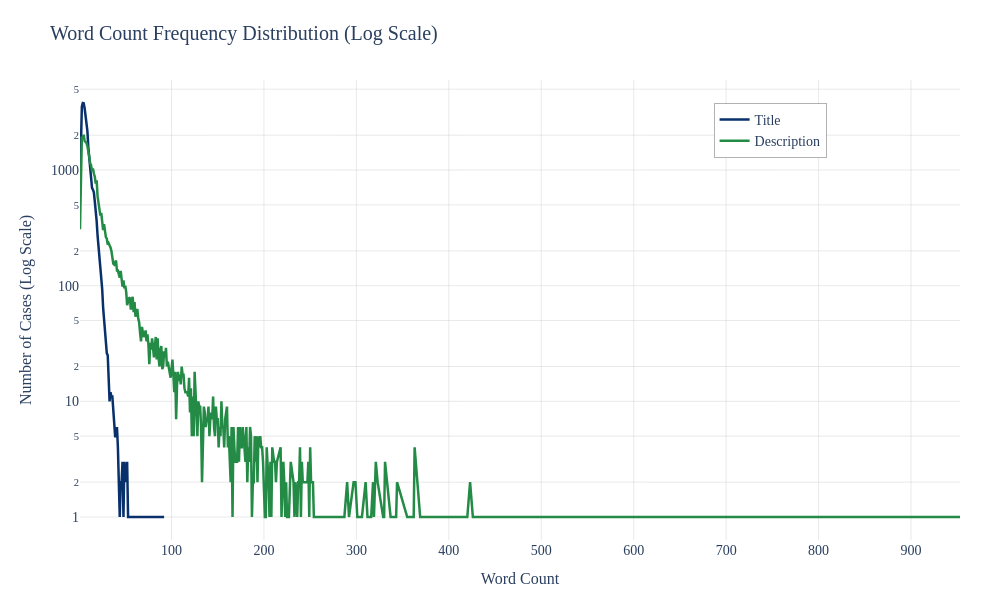

Notebook code cell kept with this figure:
### Markdown cell above
## 16. EDA — Word Count Frequency (Log Scale)
A log-scale line chart compares the frequency distributions of title and description word counts. The logarithmic y-axis reveals the tail behaviour of both distributions, highlighting the presence of rare long documents and differences in text-length characteristics between the two fields.

### Code cell
# =============================================================================
# Word Count Frequency — Log Scale
# =============================================================================

if 'title_word_count' not in master_df.columns:
    master_df['title_word_count'] = master_df['TITLE'].astype(str).str.split().apply(len)
if 'description_word_count' not in master_df.columns:
    master_df['description_word_count'] = master_df['CASE_DESCRIPTION'].astype(str).str.split().apply(len)

title_freq = master_df['title_word_count'].value_counts().sort_index()
desc_freq = master_df['description_word_count'].value_counts().sort_index()

fig = go.Figure()

fig.add_trace(go.Scatter(
    x=title_freq.index,
    y=title_freq.values,
    mode='lines',
    name='Title',
    line=dict(color='#08306b', width=2.5),
    hovertemplate='Word Count: %{x}<br>Cases: %{y:,}<extra>Title</extra>'
))

fig.add_trace(go.Scatter(
    x=desc_freq.index,
    y=desc_freq.values,
    mode='lines',
    name='Description',
    line=dict(color='#238b45', width=2.5),
    hovertemplate='Word Count: %{x}<br>Cases: %{y:,}<extra>Description</extra>'
))

fig.update_layout(
    title=dict(text='Word Count Frequency Distribution (Log Scale)', font=ACADEMIC_TITLE_FONT),
    xaxis_title=dict(text='Word Count', font=ACADEMIC_AXIS_FONT),
    yaxis_title=dict(text='Number of Cases (Log Scale)', font=ACADEMIC_AXIS_FONT),
    xaxis=dict(tickfont=ACADEMIC_TICK_FONT,
               showgrid=True, gridcolor='rgba(200,200,200,0.4)', gridwidth=1),
    yaxis=dict(tickfont=ACADEMIC_TICK_FONT, type='log',
               showgrid=True, gridcolor='rgba(200,200,200,0.4)', gridwidth=1),
    width=1000,
    height=600,
    hovermode='x unified',
    legend=dict(x=0.72, y=0.95, font=ACADEMIC_TICK_FONT,
                bordercolor='rgba(0,0,0,0.3)', borderwidth=1),
    template='plotly_white',
    font=ACADEMIC_FONT,
    plot_bgcolor='white',
    margin=dict(l=80, r=40, t=80, b=60)
)
fig.show()

fig.write_image(PATHS['results'] / 'Word_Count_Frequency_LogScale.png', scale=PLOTLY_SCALE, engine='kaleido')
fig.write_image(PATHS['results'] / 'Word_Count_Frequency_LogScale.pdf', engine='kaleido')
print(f"[OK] Saved PNG + PDF: {PATHS['results'] / 'Word_Count_Frequency_LogScale'}")

### Figure 1 — Plotly figure (JSON) as saved in the notebook; plotly's stock layout.template omitted (floating-point values rounded to 4 significant figures; data arrays with more than 128 entries replaced by an {"elided": "..."} marker saying what was removed)
{"data": [{"hovertemplate": "Word Count: %{x}<br>Cases: %{y:,}<extra>Title</extra>", "line": {"color": "#08306b", "width": 2.5}, "mode": "lines", "name": "Title", "type": "scatter", "x": [1, 2, 3, 4, 5, 6, 7, 8, 9, 10, 11, 12, 13, 14, 15, 16, 17, 18, 19, 20, 21, 22, 23, 24, 25, 26, 27, 28, 29, 30, 31, 32, 33, 34, 35, 36, 37, 38, 39, 40, 41, 42, 44, 45, 46, 47, 48, 49, 50, 52, 53, 54, 56, 57, 59, 60, 63, 66, 70, 75, 76, 80, 92], "y": [749, 2094, 3531, 3798, 3780, 3419, 2962, 2529, 2179, 1572, 1312, 991, 879, 702, 677, 640, 535, 466, 363, 272, 218, 173, 158, 117, 94, 65, 49, 45, 34, 26, 25, 13, 10, 12, 11, 11, 8, 7, 5, 5, 6, 4, 1, 2, 2, 3, 1, 3, 2, 3, 1, 1, 1, 1, 1, 1, 1, 1, 1, 1, 1, 1, 1]}, {"hovertemplate": "Word Count: %{x}<br>Cases: %{y:,}<extra>Description</extra>", "line": {"color": "#238b45", "width": 2.5}, "mode": "lines", "name": "Description", "type": "scatter", "x": {"elided": "307 int values"}, "y": {"elided": "307 int values"}}], "layout": {"font": {"family": "Times New Roman, serif", "size": 18}, "height": 600, "hovermode": "x unified", "legend": {"bordercolor": "rgba(0,0,0,0.3)", "borderwidth": 1, "font": {"family": "Times New Roman, serif", "size": 14}, "x": 0.72, "y": 0.95}, "margin": {"b": 60, "l": 80, "r": 40, "t": 80}, "plot_bgcolor": "white", "title": {"font": {"family": "Times New Roman, serif", "size": 20}, "text": "Word Count Frequency Distribution (Log Scale)"}, "width": 1000, "xaxis": {"gridcolor": "rgba(200,200,200,0.4)", "gridwidth": 1, "showgrid": true, "tickfont": {"family": "Times New Roman, serif", "size": 14}, "title": {"font": {"family": "Times New Roman, serif", "size": 16}, "text": "Word Count"}}, "yaxis": {"gridcolor": "rgba(200,200,200,0.4)", "gridwidth": 1, "showgrid": true, "tickfont": {"family": "Times New Roman, serif", "size": 14}, "title": {"font": {"family": "Times New Roman, serif", "size": 16}, "text": "Number of Cases (Log Scale)"}, "type": "log"}}}
